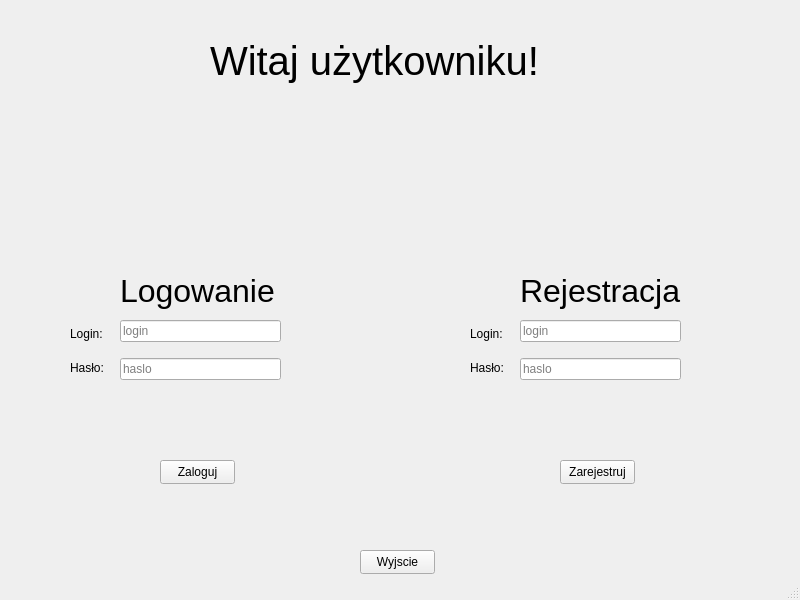
<?xml version="1.0" encoding="UTF-8"?>
<ui version="4.0">
 <class>MainWindow</class>
 <widget class="QMainWindow" name="MainWindow">
  <property name="geometry">
   <rect>
    <x>0</x>
    <y>0</y>
    <width>800</width>
    <height>600</height>
   </rect>
  </property>
  <property name="windowTitle">
   <string>MainWindow</string>
  </property>
  <widget class="QWidget" name="centralwidget">
   <widget class="QLabel" name="label">
    <property name="geometry">
     <rect>
      <x>210</x>
      <y>30</y>
      <width>331</width>
      <height>61</height>
     </rect>
    </property>
    <property name="font">
     <font>
      <pointsize>30</pointsize>
     </font>
    </property>
    <property name="text">
     <string>Witaj użytkowniku!</string>
    </property>
   </widget>
   <widget class="QLabel" name="label_2">
    <property name="geometry">
     <rect>
      <x>120</x>
      <y>260</y>
      <width>161</width>
      <height>61</height>
     </rect>
    </property>
    <property name="font">
     <font>
      <pointsize>24</pointsize>
     </font>
    </property>
    <property name="text">
     <string>Logowanie</string>
    </property>
   </widget>
   <widget class="QLabel" name="label_3">
    <property name="geometry">
     <rect>
      <x>520</x>
      <y>270</y>
      <width>161</width>
      <height>41</height>
     </rect>
    </property>
    <property name="font">
     <font>
      <pointsize>24</pointsize>
     </font>
    </property>
    <property name="text">
     <string>Rejestracja</string>
    </property>
   </widget>
   <widget class="QWidget" name="layoutWidget">
    <property name="geometry">
     <rect>
      <x>520</x>
      <y>310</y>
      <width>161</width>
      <height>81</height>
     </rect>
    </property>
    <layout class="QVBoxLayout" name="verticalLayout_2">
     <item>
      <widget class="QLineEdit" name="lineEdit_3">
       <property name="placeholderText">
        <string>login</string>
       </property>
      </widget>
     </item>
     <item>
      <widget class="QLineEdit" name="lineEdit_4">
       <property name="placeholderText">
        <string>haslo</string>
       </property>
      </widget>
     </item>
    </layout>
   </widget>
   <widget class="QWidget" name="layoutWidget_2">
    <property name="geometry">
     <rect>
      <x>120</x>
      <y>310</y>
      <width>161</width>
      <height>81</height>
     </rect>
    </property>
    <layout class="QVBoxLayout" name="verticalLayout_3">
     <item>
      <widget class="QLineEdit" name="lineEdit_5">
       <property name="placeholderText">
        <string>login</string>
       </property>
      </widget>
     </item>
     <item>
      <widget class="QLineEdit" name="lineEdit_6">
       <property name="placeholderText">
        <string>haslo</string>
       </property>
      </widget>
     </item>
    </layout>
    <zorder>lineEdit_6</zorder>
    <zorder>lineEdit_5</zorder>
   </widget>
   <widget class="QPushButton" name="pushButton_2">
    <property name="geometry">
     <rect>
      <x>160</x>
      <y>460</y>
      <width>75</width>
      <height>24</height>
     </rect>
    </property>
    <property name="text">
     <string>Zaloguj</string>
    </property>
   </widget>
   <widget class="QWidget" name="layoutWidget_3">
    <property name="geometry">
     <rect>
      <x>470</x>
      <y>320</y>
      <width>51</width>
      <height>61</height>
     </rect>
    </property>
    <layout class="QVBoxLayout" name="verticalLayout_4">
     <item>
      <widget class="QLabel" name="label_6">
       <property name="text">
        <string>Login:</string>
       </property>
      </widget>
     </item>
     <item>
      <widget class="QLabel" name="label_7">
       <property name="text">
        <string>Hasło:</string>
       </property>
      </widget>
     </item>
    </layout>
   </widget>
   <widget class="QWidget" name="layoutWidget">
    <property name="geometry">
     <rect>
      <x>70</x>
      <y>320</y>
      <width>51</width>
      <height>61</height>
     </rect>
    </property>
    <layout class="QVBoxLayout" name="verticalLayout">
     <item>
      <widget class="QLabel" name="label_4">
       <property name="text">
        <string>Login:</string>
       </property>
      </widget>
     </item>
     <item>
      <widget class="QLabel" name="label_5">
       <property name="text">
        <string>Hasło:</string>
       </property>
      </widget>
     </item>
    </layout>
   </widget>
   <widget class="QPushButton" name="pushButton_3">
    <property name="geometry">
     <rect>
      <x>560</x>
      <y>460</y>
      <width>75</width>
      <height>24</height>
     </rect>
    </property>
    <property name="text">
     <string>Zarejestruj</string>
    </property>
   </widget>
   <widget class="QPushButton" name="pushButton_4">
    <property name="geometry">
     <rect>
      <x>360</x>
      <y>550</y>
      <width>75</width>
      <height>24</height>
     </rect>
    </property>
    <property name="text">
     <string>Wyjscie</string>
    </property>
   </widget>
   <zorder>layoutWidget</zorder>
   <zorder>label</zorder>
   <zorder>layoutWidget</zorder>
   <zorder>layoutWidget_2</zorder>
   <zorder>layoutWidget_3</zorder>
   <zorder>pushButton_4</zorder>
   <zorder>pushButton_2</zorder>
   <zorder>label_2</zorder>
   <zorder>label_3</zorder>
   <zorder>pushButton_3</zorder>
  </widget>
  <widget class="QMenuBar" name="menubar">
   <property name="geometry">
    <rect>
     <x>0</x>
     <y>0</y>
     <width>800</width>
     <height>22</height>
    </rect>
   </property>
  </widget>
  <widget class="QStatusBar" name="statusbar"/>
 </widget>
 <resources/>
 <connections/>
</ui>
